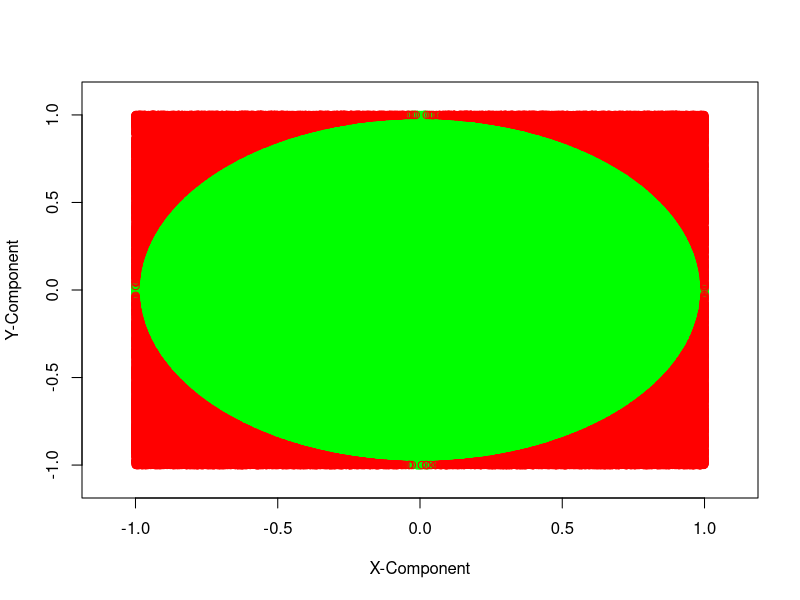

R code for this plot:
## Homework 1 Question 2
##
## Author: Zachary G. Lacey
## Email: zlacey@g.ucla.edu
## Date: September 24th, 2021
## 
## Course: STAT 202A - Statistics Programming
## Assignment: Homework 1
## Due Date: October 6th, 2021 (Wednesday), 2:00 PM PST
##
## Question 2
##

## 2. Functions to approximate pi.

## a. Write a function called pi2(n) that approximates pi as a function of 'n', 
##    using the approximation:
##
##    pi2(n) = lim sqrt(6 * summation (k^-2))
##
##    Evaluate pi2(10^j) for j = 0, 1, 2, ..., 6.

pi2 <- function(n) {
  summation <- rep(1, n)
  
  for (k in 2:n) {
    summation[k] <- 1 / k^2
  }
  
  cumulative_summation <- (6 * cumsum(summation))
  pi2_estimates <- sqrt(cumulative_summation)
  
  pi2_estimates[n]
}

pi2_0 <- pi2(10^0)
pi2_1 <- pi2(10^1)
pi2_2 <- pi2(10^2)
pi2_3 <- pi2(10^3)
pi2_4 <- pi2(10^4)
pi2_5 <- pi2(10^5)
pi2_6 <- pi2(10^6)


## b. Write a function pi3(n) that approximates pi as a function of 'n', by 
##    simulating random points in the square with vertices (-1, 1), (-1, 1), 
##    (1, 1), and (1, -1), seeing what fraction of them are in the unit circle 
##    [the circle with radius 1 centered at the origin], and then convert the 
##    fraction into an estimate of pi. Evaluate pi3(10^j) for 
##    j = 0, 1, 2, ..., 6. For j = 6, plot your simulated points, using 
##    different plotting symbols for simulated points inside and outside the 
##    unit circle. There is no need for you to plot the unit circle also. 

pi3 <- function(n, plot_bool) {
  x <- runif(n) * 2 - 1
  y <- runif(n) * 2 - 1
  
  is_in_unit_circle <- (x^2 + y^2 <= 1)
  if (plot_bool) {
    plot(c(-1.1, 1.1), c(-1.1, 1.1), type = "n", 
         xlab = "X-Component", ylab = "Y-Component")
    
    points(x[which(is_in_unit_circle)], 
          y[which(is_in_unit_circle)], col="green")
    points(x[which(!is_in_unit_circle)], 
          y[which(!is_in_unit_circle)], col="red")
  }
  
  pi_estimate <- 4 * sum(is_in_unit_circle) / n
}

plot_pi3 <- function(n) {
  plot(x[is_in_unit], y)
}

pi3_0 <- pi3(10^0, FALSE)
pi3_1 <- pi3(10^1, FALSE)
pi3_2 <- pi3(10^2, FALSE)
pi3_3 <- pi3(10^3, FALSE)
pi3_4 <- pi3(10^4, FALSE)
pi3_5 <- pi3(10^5, FALSE)
pi3_6 <- pi3(10^6, TRUE)